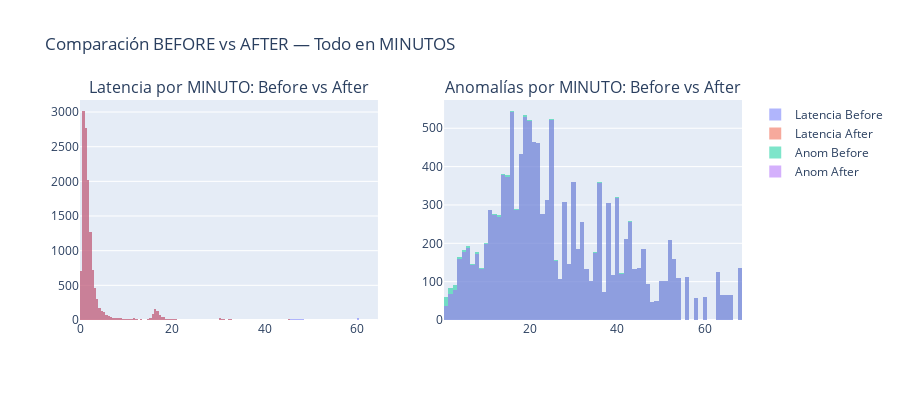
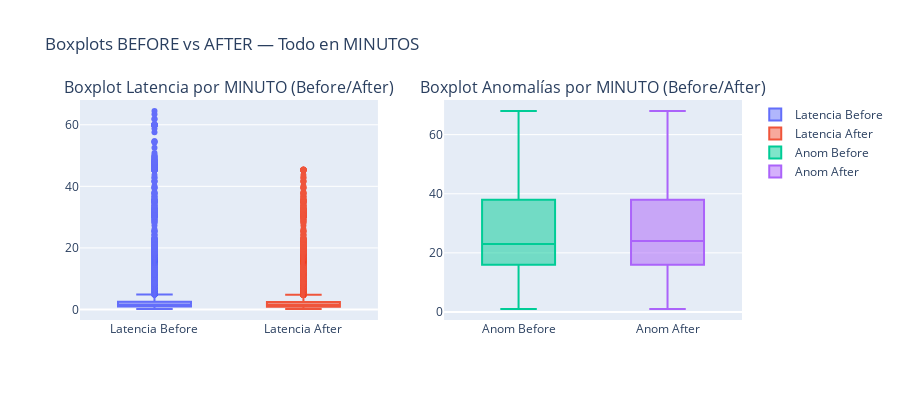

Source (notebook cell) for these figures, in order:
### Code cell
# === CHUNK 6 — Outlier Removal + Unique Filter + BEFORE/AFTER (TODO EN MINUTOS) ===

import pandas as pd
import plotly.graph_objs as go
from plotly.subplots import make_subplots

# ==========================================================
# 1) CREAR COPIA SEGURA
# ==========================================================
df_clean = df_wc.copy()  # df_wc viene del chunk 5 (ya contiene minuto)

# Asegurar tipo numérico
df_clean["latencia_total_segundos"] = pd.to_numeric(
    df_clean["latencia_total_segundos"], errors="coerce"
)
df_clean = df_clean.dropna(subset=["latencia_total_segundos"])

# Timestamp por minuto
df_clean["minute"] = pd.to_datetime(df_clean["measurement_start_time"]).dt.floor("min")

# ==========================================================
# 2) ANOMALÍAS POR MINUTO
# ==========================================================
anom_por_min = df_clean.groupby("minute")["anomalía_detectada_bin"].sum()
anom_por_min = anom_por_min.rename("anomalia_por_minuto")

# Eliminar columna existente para evitar conflicto
if "anomalia_por_minuto" in df_clean.columns:
    df_clean = df_clean.drop(columns=["anomalia_por_minuto"])

df_clean = df_clean.join(anom_por_min, on="minute")


# ==========================================================
# 3) BACKUP BEFORE (ANTES DE LIMPIAR)
# ==========================================================
lat_before_raw  = df_clean["latencia_total_segundos"].copy()
anom_before_raw = df_clean["anomalia_por_minuto"].copy()

# ==========================================================
# 4) ELIMINACIÓN DE VALORES ÚNICOS (sólo valores extremos únicos)
# ==========================================================
lat_counts = lat_before_raw.value_counts()

# Puedes ajustar el umbral si deseas (70 → 2 segundos, etc.)
valores_unicos_latencia = lat_counts[
    (lat_counts == 1) & (lat_counts.index > 70)
].index.tolist()

print("\n=== Valores de latencia eliminados (latencia > 70 y freq == 1) ===")
print(valores_unicos_latencia[:20], "...")
print("Total eliminados:", len(valores_unicos_latencia))

lat_before = lat_before_raw[~lat_before_raw.isin(valores_unicos_latencia)]
anom_before = anom_before_raw.loc[lat_before.index]  # alineado correctamente

# ==========================================================
# 5) OUTLIER REMOVAL POR P99 (por minuto)
# ==========================================================
p99_lat  = lat_before.quantile(0.99)
p99_anom = anom_before.quantile(0.99)

df_after = df_clean[
    (df_clean["latencia_total_segundos"] <= p99_lat) &
    (df_clean["anomalia_por_minuto"]     <= p99_anom)
]

lat_after  = df_after["latencia_total_segundos"]
anom_after = df_after["anomalia_por_minuto"]

print("\nP99 latencia =", p99_lat)
print("P99 anomalías por minuto =", p99_anom)

# ==========================================================
# 6) HISTOGRAMAS — BEFORE / AFTER
# ==========================================================
fig_hist = make_subplots(
    rows=1, cols=2,
    subplot_titles=("Latencia por MINUTO: Before vs After",
                    "Anomalías por MINUTO: Before vs After")
)

# Latencia
fig_hist.add_trace(go.Histogram(
    x=lat_before, name="Latencia Before", opacity=0.5
), row=1, col=1)

fig_hist.add_trace(go.Histogram(
    x=lat_after,  name="Latencia After", opacity=0.5
), row=1, col=1)

# Anomalías
fig_hist.add_trace(go.Histogram(
    x=anom_before, name="Anom Before", opacity=0.5
), row=1, col=2)

fig_hist.add_trace(go.Histogram(
    x=anom_after,  name="Anom After", opacity=0.5
), row=1, col=2)

fig_hist.update_layout(
    title="Comparación BEFORE vs AFTER — Todo en MINUTOS",
    barmode="overlay",
    width=900,
    height=400
)
fig_hist.show()

# ==========================================================
# 7) BOXPLOTS — BEFORE / AFTER
# ==========================================================
fig_box = make_subplots(
    rows=1, cols=2,
    subplot_titles=("Boxplot Latencia por MINUTO (Before/After)",
                    "Boxplot Anomalías por MINUTO (Before/After)")
)

fig_box.add_trace(go.Box(
    y=lat_before, name="Latencia Before"
), row=1, col=1)

fig_box.add_trace(go.Box(
    y=lat_after, name="Latencia After"
), row=1, col=1)

fig_box.add_trace(go.Box(
    y=anom_before, name="Anom Before"
), row=1, col=2)

fig_box.add_trace(go.Box(
    y=anom_after, name="Anom After"
), row=1, col=2)

fig_box.update_layout(
    title="Boxplots BEFORE vs AFTER — Todo en MINUTOS",
    width=900,
    height=400
)
fig_box.show()

### Figure 1 — Plotly figure (JSON) as saved in the notebook; plotly's stock layout.template omitted (floating-point values rounded to 4 significant figures; data arrays with more than 128 entries replaced by an {"elided": "..."} marker saying what was removed)
{"data": [{"name": "Latencia Before", "opacity": 0.5, "type": "histogram", "x": {"elided": "13103 float values"}, "xaxis": "x", "yaxis": "y"}, {"name": "Latencia After", "opacity": 0.5, "type": "histogram", "x": {"elided": "12971 float values"}, "xaxis": "x", "yaxis": "y"}, {"name": "Anom Before", "opacity": 0.5, "type": "histogram", "x": {"elided": "13103 int values"}, "xaxis": "x2", "yaxis": "y2"}, {"name": "Anom After", "opacity": 0.5, "type": "histogram", "x": {"elided": "12971 int values"}, "xaxis": "x2", "yaxis": "y2"}], "layout": {"annotations": [{"font": {"size": 16}, "showarrow": false, "text": "Latencia por MINUTO: Before vs After", "x": 0.225, "xanchor": "center", "xref": "paper", "y": 1, "yanchor": "bottom", "yref": "paper"}, {"font": {"size": 16}, "showarrow": false, "text": "Anomalías por MINUTO: Before vs After", "x": 0.775, "xanchor": "center", "xref": "paper", "y": 1, "yanchor": "bottom", "yref": "paper"}], "barmode": "overlay", "height": 400, "title": {"text": "Comparación BEFORE vs AFTER — Todo en MINUTOS"}, "width": 900, "xaxis": {"anchor": "y", "domain": [0, 0.45]}, "xaxis2": {"anchor": "y2", "domain": [0.55, 1]}, "yaxis": {"anchor": "x", "domain": [0, 1]}, "yaxis2": {"anchor": "x2", "domain": [0, 1]}}}

### Figure 2 — Plotly figure (JSON) as saved in the notebook; plotly's stock layout.template omitted (floating-point values rounded to 4 significant figures; data arrays with more than 128 entries replaced by an {"elided": "..."} marker saying what was removed)
{"data": [{"name": "Latencia Before", "type": "box", "xaxis": "x", "y": {"elided": "13103 float values"}, "yaxis": "y"}, {"name": "Latencia After", "type": "box", "xaxis": "x", "y": {"elided": "12971 float values"}, "yaxis": "y"}, {"name": "Anom Before", "type": "box", "xaxis": "x2", "y": {"elided": "13103 int values"}, "yaxis": "y2"}, {"name": "Anom After", "type": "box", "xaxis": "x2", "y": {"elided": "12971 int values"}, "yaxis": "y2"}], "layout": {"annotations": [{"font": {"size": 16}, "showarrow": false, "text": "Boxplot Latencia por MINUTO (Before/After)", "x": 0.225, "xanchor": "center", "xref": "paper", "y": 1, "yanchor": "bottom", "yref": "paper"}, {"font": {"size": 16}, "showarrow": false, "text": "Boxplot Anomalías por MINUTO (Before/After)", "x": 0.775, "xanchor": "center", "xref": "paper", "y": 1, "yanchor": "bottom", "yref": "paper"}], "height": 400, "title": {"text": "Boxplots BEFORE vs AFTER — Todo en MINUTOS"}, "width": 900, "xaxis": {"anchor": "y", "domain": [0, 0.45]}, "xaxis2": {"anchor": "y2", "domain": [0.55, 1]}, "yaxis": {"anchor": "x", "domain": [0, 1]}, "yaxis2": {"anchor": "x2", "domain": [0, 1]}}}
